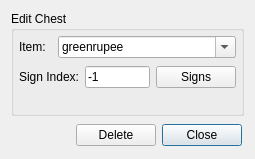
<?xml version="1.0" encoding="UTF-8"?>
<ui version="4.0">
 <class>EditChestDialogClass</class>
 <widget class="QDialog" name="EditChestDialogClass">
  <property name="geometry">
   <rect>
    <x>0</x>
    <y>0</y>
    <width>255</width>
    <height>159</height>
   </rect>
  </property>
  <property name="windowTitle">
   <string>Edit Graal Chest</string>
  </property>
  <layout class="QVBoxLayout" name="verticalLayout">
   <item>
    <widget class="QGroupBox" name="groupBox">
     <property name="title">
      <string>Edit Chest</string>
     </property>
     <layout class="QVBoxLayout" name="verticalLayout_2">
      <property name="leftMargin">
       <number>4</number>
      </property>
      <property name="topMargin">
       <number>4</number>
      </property>
      <property name="rightMargin">
       <number>4</number>
      </property>
      <property name="bottomMargin">
       <number>4</number>
      </property>
      <item>
       <widget class="QWidget" name="widget_2" native="true">
        <property name="sizePolicy">
         <sizepolicy hsizetype="Preferred" vsizetype="Fixed">
          <horstretch>0</horstretch>
          <verstretch>0</verstretch>
         </sizepolicy>
        </property>
        <layout class="QHBoxLayout" name="horizontalLayout_2">
         <property name="leftMargin">
          <number>1</number>
         </property>
         <property name="topMargin">
          <number>1</number>
         </property>
         <property name="rightMargin">
          <number>1</number>
         </property>
         <property name="bottomMargin">
          <number>1</number>
         </property>
         <item>
          <widget class="QLabel" name="label">
           <property name="text">
            <string>Item:</string>
           </property>
          </widget>
         </item>
         <item>
          <widget class="QWidget" name="widget_5" native="true"/>
         </item>
         <item>
          <widget class="QComboBox" name="itemComboBox">
           <property name="sizePolicy">
            <sizepolicy hsizetype="Expanding" vsizetype="Fixed">
             <horstretch>0</horstretch>
             <verstretch>0</verstretch>
            </sizepolicy>
           </property>
           <property name="editable">
            <bool>true</bool>
           </property>
           <item>
            <property name="text">
             <string>greenrupee</string>
            </property>
           </item>
           <item>
            <property name="text">
             <string>bluerupee</string>
            </property>
           </item>
           <item>
            <property name="text">
             <string>redrupee</string>
            </property>
           </item>
           <item>
            <property name="text">
             <string>bombs</string>
            </property>
           </item>
           <item>
            <property name="text">
             <string>darts</string>
            </property>
           </item>
           <item>
            <property name="text">
             <string>heart</string>
            </property>
           </item>
           <item>
            <property name="text">
             <string>glove1</string>
            </property>
           </item>
           <item>
            <property name="text">
             <string>bow</string>
            </property>
           </item>
           <item>
            <property name="text">
             <string>bomb</string>
            </property>
           </item>
           <item>
            <property name="text">
             <string>shield</string>
            </property>
           </item>
           <item>
            <property name="text">
             <string>sword</string>
            </property>
           </item>
           <item>
            <property name="text">
             <string>fullheart</string>
            </property>
           </item>
           <item>
            <property name="text">
             <string>superbomb</string>
            </property>
           </item>
           <item>
            <property name="text">
             <string>battleaxe</string>
            </property>
           </item>
           <item>
            <property name="text">
             <string>goldensword</string>
            </property>
           </item>
           <item>
            <property name="text">
             <string>mirrorshield</string>
            </property>
           </item>
           <item>
            <property name="text">
             <string>glove2</string>
            </property>
           </item>
           <item>
            <property name="text">
             <string>lizardshield</string>
            </property>
           </item>
           <item>
            <property name="text">
             <string>lizardsword</string>
            </property>
           </item>
           <item>
            <property name="text">
             <string>goldrupee</string>
            </property>
           </item>
           <item>
            <property name="text">
             <string>fireball</string>
            </property>
           </item>
           <item>
            <property name="text">
             <string>fireblast</string>
            </property>
           </item>
           <item>
            <property name="text">
             <string>nukeshot</string>
            </property>
           </item>
           <item>
            <property name="text">
             <string>joltbomb</string>
            </property>
           </item>
           <item>
            <property name="text">
             <string>spinattack</string>
            </property>
           </item>
          </widget>
         </item>
        </layout>
       </widget>
      </item>
      <item>
       <widget class="QWidget" name="widget_3" native="true">
        <property name="sizePolicy">
         <sizepolicy hsizetype="Preferred" vsizetype="Fixed">
          <horstretch>0</horstretch>
          <verstretch>0</verstretch>
         </sizepolicy>
        </property>
        <layout class="QHBoxLayout" name="horizontalLayout_3">
         <property name="leftMargin">
          <number>1</number>
         </property>
         <property name="topMargin">
          <number>1</number>
         </property>
         <property name="rightMargin">
          <number>1</number>
         </property>
         <property name="bottomMargin">
          <number>1</number>
         </property>
         <item>
          <widget class="QLabel" name="label_2">
           <property name="text">
            <string>Sign Index:</string>
           </property>
          </widget>
         </item>
         <item>
          <widget class="QLineEdit" name="signIndexEdit">
           <property name="text">
            <string>-1</string>
           </property>
          </widget>
         </item>
         <item>
          <widget class="QPushButton" name="signsButton">
           <property name="text">
            <string>Signs</string>
           </property>
           <property name="icon">
            <iconset resource="MainWindow.qrc">
             <normaloff>:/MainWindow/icons/fugue/script--pencil.png</normaloff>:/MainWindow/icons/fugue/script--pencil.png</iconset>
           </property>
           <property name="autoDefault">
            <bool>false</bool>
           </property>
           <property name="flat">
            <bool>false</bool>
           </property>
          </widget>
         </item>
        </layout>
       </widget>
      </item>
      <item>
       <widget class="QWidget" name="widget_4" native="true"/>
      </item>
     </layout>
    </widget>
   </item>
   <item>
    <widget class="QWidget" name="widget" native="true">
     <property name="sizePolicy">
      <sizepolicy hsizetype="Preferred" vsizetype="Fixed">
       <horstretch>0</horstretch>
       <verstretch>0</verstretch>
      </sizepolicy>
     </property>
     <layout class="QHBoxLayout" name="horizontalLayout">
      <property name="leftMargin">
       <number>2</number>
      </property>
      <property name="topMargin">
       <number>2</number>
      </property>
      <property name="rightMargin">
       <number>2</number>
      </property>
      <property name="bottomMargin">
       <number>2</number>
      </property>
      <item>
       <spacer name="horizontalSpacer">
        <property name="orientation">
         <enum>Qt::Horizontal</enum>
        </property>
        <property name="sizeHint" stdset="0">
         <size>
          <width>40</width>
          <height>20</height>
         </size>
        </property>
       </spacer>
      </item>
      <item>
       <widget class="QPushButton" name="deleteButton">
        <property name="text">
         <string>Delete</string>
        </property>
        <property name="icon">
         <iconset resource="MainWindow.qrc">
          <normaloff>:/MainWindow/icons/fugue/cross-script.png</normaloff>:/MainWindow/icons/fugue/cross-script.png</iconset>
        </property>
        <property name="autoDefault">
         <bool>false</bool>
        </property>
       </widget>
      </item>
      <item>
       <widget class="QPushButton" name="closeButton">
        <property name="text">
         <string>Close</string>
        </property>
       </widget>
      </item>
     </layout>
    </widget>
   </item>
  </layout>
 </widget>
 <layoutdefault spacing="6" margin="11"/>
 <resources>
  <include location="MainWindow.qrc"/>
 </resources>
 <connections/>
</ui>
